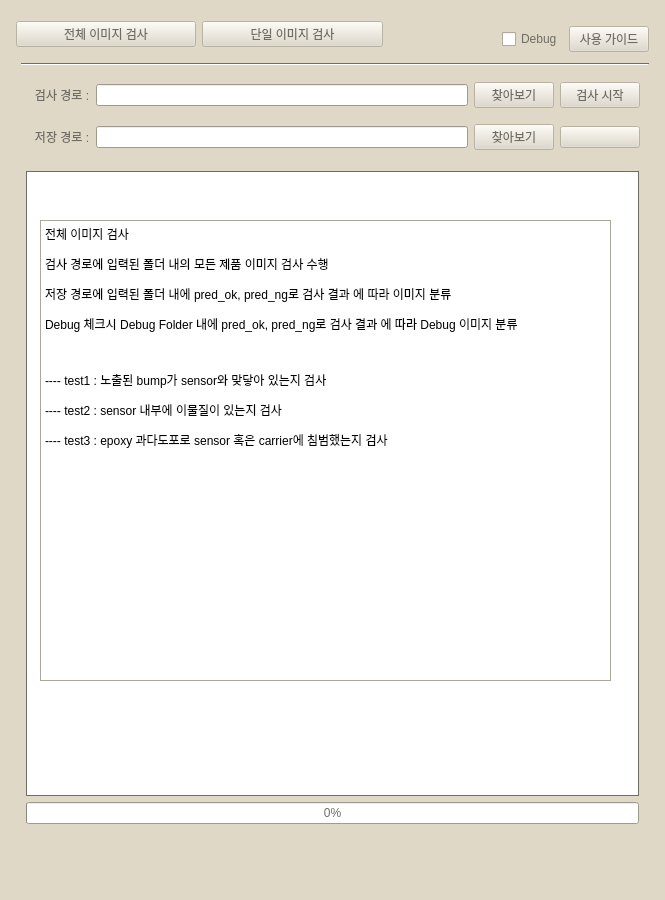
<?xml version="1.0" encoding="UTF-8"?>
<ui version="4.0">
 <class>Dialog</class>
 <widget class="QDialog" name="Dialog">
  <property name="windowModality">
   <enum>Qt::ApplicationModal</enum>
  </property>
  <property name="enabled">
   <bool>true</bool>
  </property>
  <property name="geometry">
   <rect>
    <x>0</x>
    <y>0</y>
    <width>665</width>
    <height>900</height>
   </rect>
  </property>
  <property name="sizePolicy">
   <sizepolicy hsizetype="Expanding" vsizetype="Preferred">
    <horstretch>0</horstretch>
    <verstretch>0</verstretch>
   </sizepolicy>
  </property>
  <property name="minimumSize">
   <size>
    <width>600</width>
    <height>900</height>
   </size>
  </property>
  <property name="sizeIncrement">
   <size>
    <width>0</width>
    <height>0</height>
   </size>
  </property>
  <property name="palette">
   <palette>
    <active>
     <colorrole role="WindowText">
      <brush brushstyle="SolidPattern">
       <color alpha="255">
        <red>0</red>
        <green>0</green>
        <blue>0</blue>
       </color>
      </brush>
     </colorrole>
     <colorrole role="Button">
      <brush brushstyle="SolidPattern">
       <color alpha="255">
        <red>223</red>
        <green>216</green>
        <blue>199</blue>
       </color>
      </brush>
     </colorrole>
     <colorrole role="Light">
      <brush brushstyle="SolidPattern">
       <color alpha="255">
        <red>255</red>
        <green>255</green>
        <blue>255</blue>
       </color>
      </brush>
     </colorrole>
     <colorrole role="Midlight">
      <brush brushstyle="SolidPattern">
       <color alpha="255">
        <red>239</red>
        <green>235</green>
        <blue>227</blue>
       </color>
      </brush>
     </colorrole>
     <colorrole role="Dark">
      <brush brushstyle="SolidPattern">
       <color alpha="255">
        <red>111</red>
        <green>108</green>
        <blue>99</blue>
       </color>
      </brush>
     </colorrole>
     <colorrole role="Mid">
      <brush brushstyle="SolidPattern">
       <color alpha="255">
        <red>149</red>
        <green>144</green>
        <blue>133</blue>
       </color>
      </brush>
     </colorrole>
     <colorrole role="Text">
      <brush brushstyle="SolidPattern">
       <color alpha="255">
        <red>0</red>
        <green>0</green>
        <blue>0</blue>
       </color>
      </brush>
     </colorrole>
     <colorrole role="BrightText">
      <brush brushstyle="SolidPattern">
       <color alpha="255">
        <red>255</red>
        <green>255</green>
        <blue>255</blue>
       </color>
      </brush>
     </colorrole>
     <colorrole role="ButtonText">
      <brush brushstyle="SolidPattern">
       <color alpha="255">
        <red>0</red>
        <green>0</green>
        <blue>0</blue>
       </color>
      </brush>
     </colorrole>
     <colorrole role="Base">
      <brush brushstyle="SolidPattern">
       <color alpha="255">
        <red>255</red>
        <green>255</green>
        <blue>255</blue>
       </color>
      </brush>
     </colorrole>
     <colorrole role="Window">
      <brush brushstyle="SolidPattern">
       <color alpha="255">
        <red>223</red>
        <green>216</green>
        <blue>199</blue>
       </color>
      </brush>
     </colorrole>
     <colorrole role="Shadow">
      <brush brushstyle="SolidPattern">
       <color alpha="255">
        <red>0</red>
        <green>0</green>
        <blue>0</blue>
       </color>
      </brush>
     </colorrole>
     <colorrole role="AlternateBase">
      <brush brushstyle="SolidPattern">
       <color alpha="255">
        <red>239</red>
        <green>235</green>
        <blue>227</blue>
       </color>
      </brush>
     </colorrole>
     <colorrole role="ToolTipBase">
      <brush brushstyle="SolidPattern">
       <color alpha="255">
        <red>255</red>
        <green>255</green>
        <blue>220</blue>
       </color>
      </brush>
     </colorrole>
     <colorrole role="ToolTipText">
      <brush brushstyle="SolidPattern">
       <color alpha="255">
        <red>0</red>
        <green>0</green>
        <blue>0</blue>
       </color>
      </brush>
     </colorrole>
    </active>
    <inactive>
     <colorrole role="WindowText">
      <brush brushstyle="SolidPattern">
       <color alpha="255">
        <red>0</red>
        <green>0</green>
        <blue>0</blue>
       </color>
      </brush>
     </colorrole>
     <colorrole role="Button">
      <brush brushstyle="SolidPattern">
       <color alpha="255">
        <red>223</red>
        <green>216</green>
        <blue>199</blue>
       </color>
      </brush>
     </colorrole>
     <colorrole role="Light">
      <brush brushstyle="SolidPattern">
       <color alpha="255">
        <red>255</red>
        <green>255</green>
        <blue>255</blue>
       </color>
      </brush>
     </colorrole>
     <colorrole role="Midlight">
      <brush brushstyle="SolidPattern">
       <color alpha="255">
        <red>239</red>
        <green>235</green>
        <blue>227</blue>
       </color>
      </brush>
     </colorrole>
     <colorrole role="Dark">
      <brush brushstyle="SolidPattern">
       <color alpha="255">
        <red>111</red>
        <green>108</green>
        <blue>99</blue>
       </color>
      </brush>
     </colorrole>
     <colorrole role="Mid">
      <brush brushstyle="SolidPattern">
       <color alpha="255">
        <red>149</red>
        <green>144</green>
        <blue>133</blue>
       </color>
      </brush>
     </colorrole>
     <colorrole role="Text">
      <brush brushstyle="SolidPattern">
       <color alpha="255">
        <red>0</red>
        <green>0</green>
        <blue>0</blue>
       </color>
      </brush>
     </colorrole>
     <colorrole role="BrightText">
      <brush brushstyle="SolidPattern">
       <color alpha="255">
        <red>255</red>
        <green>255</green>
        <blue>255</blue>
       </color>
      </brush>
     </colorrole>
     <colorrole role="ButtonText">
      <brush brushstyle="SolidPattern">
       <color alpha="255">
        <red>0</red>
        <green>0</green>
        <blue>0</blue>
       </color>
      </brush>
     </colorrole>
     <colorrole role="Base">
      <brush brushstyle="SolidPattern">
       <color alpha="255">
        <red>255</red>
        <green>255</green>
        <blue>255</blue>
       </color>
      </brush>
     </colorrole>
     <colorrole role="Window">
      <brush brushstyle="SolidPattern">
       <color alpha="255">
        <red>223</red>
        <green>216</green>
        <blue>199</blue>
       </color>
      </brush>
     </colorrole>
     <colorrole role="Shadow">
      <brush brushstyle="SolidPattern">
       <color alpha="255">
        <red>0</red>
        <green>0</green>
        <blue>0</blue>
       </color>
      </brush>
     </colorrole>
     <colorrole role="AlternateBase">
      <brush brushstyle="SolidPattern">
       <color alpha="255">
        <red>239</red>
        <green>235</green>
        <blue>227</blue>
       </color>
      </brush>
     </colorrole>
     <colorrole role="ToolTipBase">
      <brush brushstyle="SolidPattern">
       <color alpha="255">
        <red>255</red>
        <green>255</green>
        <blue>220</blue>
       </color>
      </brush>
     </colorrole>
     <colorrole role="ToolTipText">
      <brush brushstyle="SolidPattern">
       <color alpha="255">
        <red>0</red>
        <green>0</green>
        <blue>0</blue>
       </color>
      </brush>
     </colorrole>
    </inactive>
    <disabled>
     <colorrole role="WindowText">
      <brush brushstyle="SolidPattern">
       <color alpha="255">
        <red>111</red>
        <green>108</green>
        <blue>99</blue>
       </color>
      </brush>
     </colorrole>
     <colorrole role="Button">
      <brush brushstyle="SolidPattern">
       <color alpha="255">
        <red>223</red>
        <green>216</green>
        <blue>199</blue>
       </color>
      </brush>
     </colorrole>
     <colorrole role="Light">
      <brush brushstyle="SolidPattern">
       <color alpha="255">
        <red>255</red>
        <green>255</green>
        <blue>255</blue>
       </color>
      </brush>
     </colorrole>
     <colorrole role="Midlight">
      <brush brushstyle="SolidPattern">
       <color alpha="255">
        <red>239</red>
        <green>235</green>
        <blue>227</blue>
       </color>
      </brush>
     </colorrole>
     <colorrole role="Dark">
      <brush brushstyle="SolidPattern">
       <color alpha="255">
        <red>111</red>
        <green>108</green>
        <blue>99</blue>
       </color>
      </brush>
     </colorrole>
     <colorrole role="Mid">
      <brush brushstyle="SolidPattern">
       <color alpha="255">
        <red>149</red>
        <green>144</green>
        <blue>133</blue>
       </color>
      </brush>
     </colorrole>
     <colorrole role="Text">
      <brush brushstyle="SolidPattern">
       <color alpha="255">
        <red>111</red>
        <green>108</green>
        <blue>99</blue>
       </color>
      </brush>
     </colorrole>
     <colorrole role="BrightText">
      <brush brushstyle="SolidPattern">
       <color alpha="255">
        <red>255</red>
        <green>255</green>
        <blue>255</blue>
       </color>
      </brush>
     </colorrole>
     <colorrole role="ButtonText">
      <brush brushstyle="SolidPattern">
       <color alpha="255">
        <red>111</red>
        <green>108</green>
        <blue>99</blue>
       </color>
      </brush>
     </colorrole>
     <colorrole role="Base">
      <brush brushstyle="SolidPattern">
       <color alpha="255">
        <red>255</red>
        <green>255</green>
        <blue>255</blue>
       </color>
      </brush>
     </colorrole>
     <colorrole role="Window">
      <brush brushstyle="SolidPattern">
       <color alpha="255">
        <red>223</red>
        <green>216</green>
        <blue>199</blue>
       </color>
      </brush>
     </colorrole>
     <colorrole role="Shadow">
      <brush brushstyle="SolidPattern">
       <color alpha="255">
        <red>0</red>
        <green>0</green>
        <blue>0</blue>
       </color>
      </brush>
     </colorrole>
     <colorrole role="AlternateBase">
      <brush brushstyle="SolidPattern">
       <color alpha="255">
        <red>239</red>
        <green>235</green>
        <blue>227</blue>
       </color>
      </brush>
     </colorrole>
     <colorrole role="ToolTipBase">
      <brush brushstyle="SolidPattern">
       <color alpha="255">
        <red>255</red>
        <green>255</green>
        <blue>220</blue>
       </color>
      </brush>
     </colorrole>
     <colorrole role="ToolTipText">
      <brush brushstyle="SolidPattern">
       <color alpha="255">
        <red>0</red>
        <green>0</green>
        <blue>0</blue>
       </color>
      </brush>
     </colorrole>
    </disabled>
   </palette>
  </property>
  <property name="windowTitle">
   <string>HAWK EYE HELP</string>
  </property>
  <layout class="QGridLayout" name="gridLayout">
   <item row="0" column="0">
    <widget class="QFrame" name="verticalFrame">
     <property name="enabled">
      <bool>false</bool>
     </property>
     <property name="sizePolicy">
      <sizepolicy hsizetype="Expanding" vsizetype="Expanding">
       <horstretch>0</horstretch>
       <verstretch>0</verstretch>
      </sizepolicy>
     </property>
     <layout class="QGridLayout" name="gridLayout_3" rowstretch="1,0,0,0,20">
      <property name="sizeConstraint">
       <enum>QLayout::SetDefaultConstraint</enum>
      </property>
      <property name="leftMargin">
       <number>5</number>
      </property>
      <property name="topMargin">
       <number>5</number>
      </property>
      <property name="rightMargin">
       <number>5</number>
      </property>
      <item row="2" column="0">
       <widget class="QFrame" name="inputFrame_3">
        <property name="maximumSize">
         <size>
          <width>16777215</width>
          <height>16777215</height>
         </size>
        </property>
        <layout class="QHBoxLayout" name="horizontalLayout_10" stretch="1,10,1,1">
         <property name="topMargin">
          <number>5</number>
         </property>
         <property name="bottomMargin">
          <number>5</number>
         </property>
         <item>
          <widget class="QLabel" name="label_3">
           <property name="text">
            <string>   검사 경로 :</string>
           </property>
          </widget>
         </item>
         <item>
          <widget class="QLineEdit" name="pathLabel_3">
           <property name="enabled">
            <bool>false</bool>
           </property>
           <property name="contextMenuPolicy">
            <enum>Qt::NoContextMenu</enum>
           </property>
          </widget>
         </item>
         <item>
          <widget class="QPushButton" name="findPathButton_3">
           <property name="text">
            <string>찾아보기</string>
           </property>
          </widget>
         </item>
         <item>
          <widget class="QPushButton" name="testButton_3">
           <property name="text">
            <string>검사 시작</string>
           </property>
          </widget>
         </item>
        </layout>
       </widget>
      </item>
      <item row="3" column="0">
       <widget class="QFrame" name="saveFrame_2">
        <property name="maximumSize">
         <size>
          <width>16777215</width>
          <height>16777215</height>
         </size>
        </property>
        <layout class="QHBoxLayout" name="horizontalLayout_11" stretch="1,10,1,1">
         <property name="topMargin">
          <number>5</number>
         </property>
         <property name="bottomMargin">
          <number>5</number>
         </property>
         <item>
          <widget class="QLabel" name="label_5">
           <property name="text">
            <string>   저장 경로 :</string>
           </property>
          </widget>
         </item>
         <item>
          <widget class="QLineEdit" name="savePathLabel_2">
           <property name="enabled">
            <bool>false</bool>
           </property>
           <property name="contextMenuPolicy">
            <enum>Qt::NoContextMenu</enum>
           </property>
          </widget>
         </item>
         <item>
          <widget class="QPushButton" name="savePathButton_2">
           <property name="text">
            <string>찾아보기</string>
           </property>
          </widget>
         </item>
         <item>
          <widget class="QPushButton" name="testButton_5">
           <property name="enabled">
            <bool>false</bool>
           </property>
           <property name="palette">
            <palette>
             <active>
              <colorrole role="ButtonText">
               <brush brushstyle="SolidPattern">
                <color alpha="0">
                 <red>0</red>
                 <green>0</green>
                 <blue>0</blue>
                </color>
               </brush>
              </colorrole>
             </active>
             <inactive>
              <colorrole role="ButtonText">
               <brush brushstyle="SolidPattern">
                <color alpha="0">
                 <red>0</red>
                 <green>0</green>
                 <blue>0</blue>
                </color>
               </brush>
              </colorrole>
             </inactive>
             <disabled>
              <colorrole role="ButtonText">
               <brush brushstyle="SolidPattern">
                <color alpha="0">
                 <red>111</red>
                 <green>108</green>
                 <blue>99</blue>
                </color>
               </brush>
              </colorrole>
             </disabled>
            </palette>
           </property>
           <property name="text">
            <string>----</string>
           </property>
          </widget>
         </item>
        </layout>
       </widget>
      </item>
      <item row="4" column="0">
       <layout class="QGridLayout" name="gridLayout_2" rowstretch="3,0,0">
        <property name="leftMargin">
         <number>10</number>
        </property>
        <property name="topMargin">
         <number>10</number>
        </property>
        <property name="rightMargin">
         <number>10</number>
        </property>
        <property name="bottomMargin">
         <number>10</number>
        </property>
        <property name="horizontalSpacing">
         <number>0</number>
        </property>
        <item row="0" column="0">
         <widget class="QTextEdit" name="logText_2">
          <property name="enabled">
           <bool>false</bool>
          </property>
          <property name="font">
           <font>
            <family>Agency FB</family>
            <pointsize>11</pointsize>
           </font>
          </property>
          <property name="focusPolicy">
           <enum>Qt::NoFocus</enum>
          </property>
          <property name="frameShape">
           <enum>QFrame::Panel</enum>
          </property>
          <property name="frameShadow">
           <enum>QFrame::Plain</enum>
          </property>
          <property name="verticalScrollBarPolicy">
           <enum>Qt::ScrollBarAsNeeded</enum>
          </property>
          <property name="tabChangesFocus">
           <bool>true</bool>
          </property>
          <property name="undoRedoEnabled">
           <bool>false</bool>
          </property>
         </widget>
        </item>
        <item row="1" column="0">
         <widget class="QProgressBar" name="progressBar_2">
          <property name="value">
           <number>0</number>
          </property>
          <property name="invertedAppearance">
           <bool>false</bool>
          </property>
         </widget>
        </item>
        <item row="2" column="0">
         <layout class="QHBoxLayout" name="image_layout_2" stretch="10,1,10">
          <property name="spacing">
           <number>10</number>
          </property>
          <property name="leftMargin">
           <number>10</number>
          </property>
          <property name="topMargin">
           <number>10</number>
          </property>
          <property name="rightMargin">
           <number>10</number>
          </property>
          <property name="bottomMargin">
           <number>10</number>
          </property>
          <item>
           <widget class="QLabel" name="imageLabel_2">
            <property name="text">
             <string/>
            </property>
           </widget>
          </item>
          <item>
           <spacer name="horizontalSpacer_8">
            <property name="orientation">
             <enum>Qt::Horizontal</enum>
            </property>
            <property name="sizeHint" stdset="0">
             <size>
              <width>40</width>
              <height>20</height>
             </size>
            </property>
           </spacer>
          </item>
          <item>
           <widget class="QLabel" name="debugLabel_2">
            <property name="text">
             <string/>
            </property>
           </widget>
          </item>
         </layout>
        </item>
       </layout>
      </item>
      <item row="1" column="0">
       <layout class="QHBoxLayout" name="horizontalLayout_9" stretch="0">
        <property name="sizeConstraint">
         <enum>QLayout::SetMaximumSize</enum>
        </property>
        <property name="leftMargin">
         <number>5</number>
        </property>
        <property name="topMargin">
         <number>5</number>
        </property>
        <property name="bottomMargin">
         <number>5</number>
        </property>
        <item>
         <widget class="Line" name="line_2">
          <property name="orientation">
           <enum>Qt::Horizontal</enum>
          </property>
         </widget>
        </item>
       </layout>
      </item>
      <item row="0" column="0">
       <layout class="QHBoxLayout" name="horizontalLayout_5" stretch="2,2,0,0,2">
        <item>
         <widget class="QPushButton" name="menu1Button_2">
          <property name="text">
           <string>전체 이미지 검사</string>
          </property>
          <property name="autoDefault">
           <bool>true</bool>
          </property>
          <property name="default">
           <bool>false</bool>
          </property>
         </widget>
        </item>
        <item>
         <widget class="QPushButton" name="menu2Button_2">
          <property name="text">
           <string>단일 이미지 검사</string>
          </property>
         </widget>
        </item>
        <item>
         <spacer name="horizontalSpacer_5">
          <property name="orientation">
           <enum>Qt::Horizontal</enum>
          </property>
          <property name="sizeType">
           <enum>QSizePolicy::Fixed</enum>
          </property>
          <property name="sizeHint" stdset="0">
           <size>
            <width>40</width>
            <height>20</height>
           </size>
          </property>
         </spacer>
        </item>
        <item>
         <spacer name="horizontalSpacer_6">
          <property name="orientation">
           <enum>Qt::Horizontal</enum>
          </property>
          <property name="sizeHint" stdset="0">
           <size>
            <width>40</width>
            <height>20</height>
           </size>
          </property>
         </spacer>
        </item>
        <item>
         <layout class="QVBoxLayout" name="verticalLayout_4">
          <item>
           <layout class="QVBoxLayout" name="verticalLayout_5">
            <item>
             <spacer name="verticalSpacer_2">
              <property name="orientation">
               <enum>Qt::Vertical</enum>
              </property>
              <property name="sizeHint" stdset="0">
               <size>
                <width>20</width>
                <height>40</height>
               </size>
              </property>
             </spacer>
            </item>
            <item>
             <layout class="QHBoxLayout" name="horizontalLayout_7">
              <item>
               <spacer name="horizontalSpacer_7">
                <property name="orientation">
                 <enum>Qt::Horizontal</enum>
                </property>
                <property name="sizeHint" stdset="0">
                 <size>
                  <width>40</width>
                  <height>20</height>
                 </size>
                </property>
               </spacer>
              </item>
              <item>
               <widget class="QCheckBox" name="debug_checkBox_2">
                <property name="text">
                 <string>Debug</string>
                </property>
               </widget>
              </item>
              <item>
               <widget class="QPushButton" name="help_pushButton_2">
                <property name="enabled">
                 <bool>false</bool>
                </property>
                <property name="sizePolicy">
                 <sizepolicy hsizetype="Minimum" vsizetype="Minimum">
                  <horstretch>0</horstretch>
                  <verstretch>0</verstretch>
                 </sizepolicy>
                </property>
                <property name="text">
                 <string>사용 가이드</string>
                </property>
                <property name="checkable">
                 <bool>true</bool>
                </property>
                <property name="checked">
                 <bool>false</bool>
                </property>
               </widget>
              </item>
             </layout>
            </item>
           </layout>
          </item>
         </layout>
        </item>
       </layout>
      </item>
     </layout>
    </widget>
   </item>
  </layout>
  <widget class="QTextBrowser" name="textBrowser">
   <property name="enabled">
    <bool>true</bool>
   </property>
   <property name="geometry">
    <rect>
     <x>40</x>
     <y>220</y>
     <width>571</width>
     <height>461</height>
    </rect>
   </property>
   <property name="html">
    <string>&lt;!DOCTYPE HTML PUBLIC &quot;-//W3C//DTD HTML 4.0//EN&quot; &quot;http://www.w3.org/TR/REC-html40/strict.dtd&quot;&gt;
&lt;html&gt;&lt;head&gt;&lt;meta name=&quot;qrichtext&quot; content=&quot;1&quot; /&gt;&lt;style type=&quot;text/css&quot;&gt;
p, li { white-space: pre-wrap; }
&lt;/style&gt;&lt;/head&gt;&lt;body style=&quot; font-family:'Gulim'; font-size:9pt; font-weight:400; font-style:normal;&quot;&gt;
&lt;p style=&quot; margin-top:12px; margin-bottom:12px; margin-left:0px; margin-right:0px; -qt-block-indent:0; text-indent:0px;&quot;&gt;전체 이미지 검사 &lt;/p&gt;
&lt;p style=&quot; margin-top:12px; margin-bottom:12px; margin-left:0px; margin-right:0px; -qt-block-indent:0; text-indent:0px;&quot;&gt;검사 경로에 입력된 폴더 내의 모든 제품 이미지 검사 수행&lt;/p&gt;
&lt;p style=&quot; margin-top:12px; margin-bottom:12px; margin-left:0px; margin-right:0px; -qt-block-indent:0; text-indent:0px;&quot;&gt;저장 경로에 입력된 폴더 내에 pred_ok, pred_ng로 검사 결과 에 따라 이미지 분류&lt;/p&gt;
&lt;p style=&quot; margin-top:12px; margin-bottom:12px; margin-left:0px; margin-right:0px; -qt-block-indent:0; text-indent:0px;&quot;&gt;Debug 체크시 Debug Folder 내에 pred_ok, pred_ng로 검사 결과 에 따라 Debug 이미지 분류&lt;/p&gt;
&lt;p style=&quot;-qt-paragraph-type:empty; margin-top:12px; margin-bottom:12px; margin-left:0px; margin-right:0px; -qt-block-indent:0; text-indent:0px;&quot;&gt;&lt;br /&gt;&lt;/p&gt;
&lt;p style=&quot; margin-top:12px; margin-bottom:12px; margin-left:0px; margin-right:0px; -qt-block-indent:0; text-indent:0px;&quot;&gt;---- test1 : 노출된 bump가 sensor와 맞닿아 있는지 검사&lt;/p&gt;
&lt;p style=&quot; margin-top:12px; margin-bottom:12px; margin-left:0px; margin-right:0px; -qt-block-indent:0; text-indent:0px;&quot;&gt;---- test2 : sensor 내부에 이물질이 있는지 검사&lt;/p&gt;
&lt;p style=&quot; margin-top:12px; margin-bottom:12px; margin-left:0px; margin-right:0px; -qt-block-indent:0; text-indent:0px;&quot;&gt;---- test3 : epoxy 과다도포로 sensor 혹은 carrier에 침범했는지 검사&lt;/p&gt;&lt;/body&gt;&lt;/html&gt;</string>
   </property>
  </widget>
  <zorder>verticalFrame</zorder>
  <zorder>textBrowser</zorder>
 </widget>
 <resources/>
 <connections/>
</ui>
